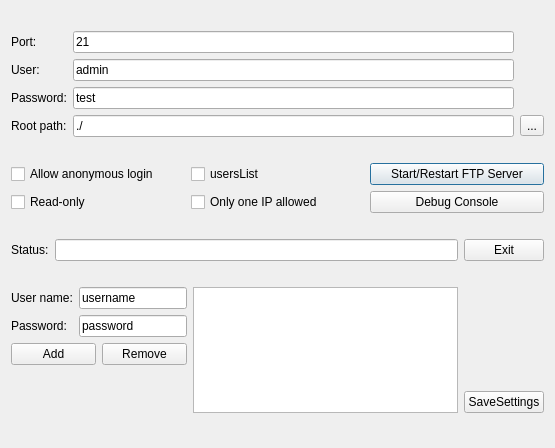
<?xml version="1.0" encoding="UTF-8"?>
<ui version="4.0">
 <class>FTPGUI</class>
 <widget class="QDialog" name="FTPGUI">
  <property name="geometry">
   <rect>
    <x>0</x>
    <y>0</y>
    <width>555</width>
    <height>448</height>
   </rect>
  </property>
  <property name="windowTitle">
   <string>Dialog</string>
  </property>
  <layout class="QGridLayout" name="gridLayout_6">
   <item row="0" column="0" colspan="3">
    <layout class="QGridLayout" name="gridLayout">
     <item row="0" column="0">
      <widget class="QLabel" name="label">
       <property name="text">
        <string>Port:</string>
       </property>
      </widget>
     </item>
     <item row="0" column="1">
      <widget class="QLineEdit" name="lineEditPort">
       <property name="text">
        <string>21</string>
       </property>
      </widget>
     </item>
     <item row="1" column="0">
      <widget class="QLabel" name="label_2">
       <property name="text">
        <string>User:</string>
       </property>
      </widget>
     </item>
     <item row="1" column="1">
      <widget class="QLineEdit" name="lineEditUserName">
       <property name="text">
        <string>admin</string>
       </property>
      </widget>
     </item>
     <item row="2" column="0">
      <widget class="QLabel" name="label_3">
       <property name="text">
        <string>Password:</string>
       </property>
      </widget>
     </item>
     <item row="2" column="1">
      <widget class="QLineEdit" name="lineEditPassword">
       <property name="text">
        <string>test</string>
       </property>
      </widget>
     </item>
     <item row="3" column="0">
      <widget class="QLabel" name="label_5">
       <property name="text">
        <string>Root path:</string>
       </property>
      </widget>
     </item>
     <item row="3" column="1">
      <widget class="QLineEdit" name="lineEditRootPath">
       <property name="text">
        <string>./</string>
       </property>
       <property name="readOnly">
        <bool>true</bool>
       </property>
      </widget>
     </item>
     <item row="3" column="2">
      <widget class="QToolButton" name="toolButtonBrowse">
       <property name="text">
        <string>...</string>
       </property>
      </widget>
     </item>
    </layout>
   </item>
   <item row="1" column="0" colspan="3">
    <layout class="QGridLayout" name="gridLayout_2">
     <item row="0" column="0">
      <widget class="QCheckBox" name="checkBoxAnonymous">
       <property name="text">
        <string>Allow anonymous login</string>
       </property>
      </widget>
     </item>
     <item row="0" column="1">
      <widget class="QCheckBox" name="chkboxuserslist">
       <property name="text">
        <string>usersList</string>
       </property>
      </widget>
     </item>
     <item row="0" column="2">
      <widget class="QPushButton" name="pushButtonRestartServer">
       <property name="text">
        <string>Start/Restart FTP Server</string>
       </property>
      </widget>
     </item>
     <item row="1" column="0">
      <widget class="QCheckBox" name="checkBoxReadOnly">
       <property name="text">
        <string>Read-only</string>
       </property>
      </widget>
     </item>
     <item row="1" column="1">
      <widget class="QCheckBox" name="checkBoxOnlyOneIpAllowed">
       <property name="text">
        <string>Only one IP allowed</string>
       </property>
      </widget>
     </item>
     <item row="1" column="2">
      <widget class="QPushButton" name="pushButtonShowDebugLog">
       <property name="text">
        <string>Debug Console</string>
       </property>
      </widget>
     </item>
    </layout>
   </item>
   <item row="2" column="0" colspan="3">
    <layout class="QGridLayout" name="gridLayout_3">
     <item row="0" column="0">
      <widget class="QLabel" name="label_4">
       <property name="text">
        <string>Status:</string>
       </property>
      </widget>
     </item>
     <item row="0" column="1">
      <widget class="QLineEdit" name="statusBar"/>
     </item>
     <item row="0" column="2">
      <widget class="QPushButton" name="pushButtonExit">
       <property name="text">
        <string>Exit</string>
       </property>
      </widget>
     </item>
    </layout>
   </item>
   <item row="3" column="0">
    <layout class="QGridLayout" name="gridLayout_5">
     <item row="0" column="0" colspan="2">
      <layout class="QGridLayout" name="gridLayout_4">
       <item row="0" column="0">
        <widget class="QLabel" name="label_6">
         <property name="sizePolicy">
          <sizepolicy hsizetype="Fixed" vsizetype="Preferred">
           <horstretch>0</horstretch>
           <verstretch>0</verstretch>
          </sizepolicy>
         </property>
         <property name="text">
          <string>User name:</string>
         </property>
        </widget>
       </item>
       <item row="0" column="1">
        <widget class="QLineEdit" name="insertUser">
         <property name="sizePolicy">
          <sizepolicy hsizetype="Preferred" vsizetype="Fixed">
           <horstretch>0</horstretch>
           <verstretch>0</verstretch>
          </sizepolicy>
         </property>
         <property name="text">
          <string>username</string>
         </property>
        </widget>
       </item>
       <item row="1" column="0">
        <widget class="QLabel" name="label_7">
         <property name="sizePolicy">
          <sizepolicy hsizetype="Fixed" vsizetype="Preferred">
           <horstretch>0</horstretch>
           <verstretch>0</verstretch>
          </sizepolicy>
         </property>
         <property name="text">
          <string>Password:</string>
         </property>
        </widget>
       </item>
       <item row="1" column="1">
        <widget class="QLineEdit" name="insertPassword">
         <property name="sizePolicy">
          <sizepolicy hsizetype="Preferred" vsizetype="Fixed">
           <horstretch>0</horstretch>
           <verstretch>0</verstretch>
          </sizepolicy>
         </property>
         <property name="text">
          <string>password</string>
         </property>
        </widget>
       </item>
      </layout>
     </item>
     <item row="1" column="0">
      <widget class="QPushButton" name="adduserbtn">
       <property name="text">
        <string>Add</string>
       </property>
      </widget>
     </item>
     <item row="1" column="1">
      <widget class="QPushButton" name="rmuserbtn">
       <property name="text">
        <string>Remove</string>
       </property>
      </widget>
     </item>
    </layout>
   </item>
   <item row="3" column="1" rowspan="2">
    <widget class="QListWidget" name="usersList"/>
   </item>
   <item row="4" column="2">
    <widget class="QPushButton" name="savesettings">
     <property name="text">
      <string>SaveSettings</string>
     </property>
    </widget>
   </item>
  </layout>
 </widget>
 <resources/>
 <connections/>
</ui>
